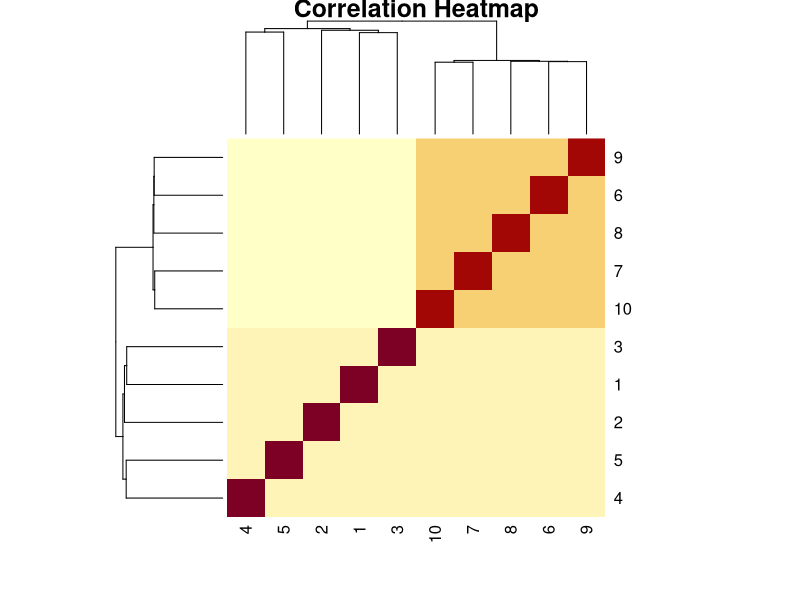
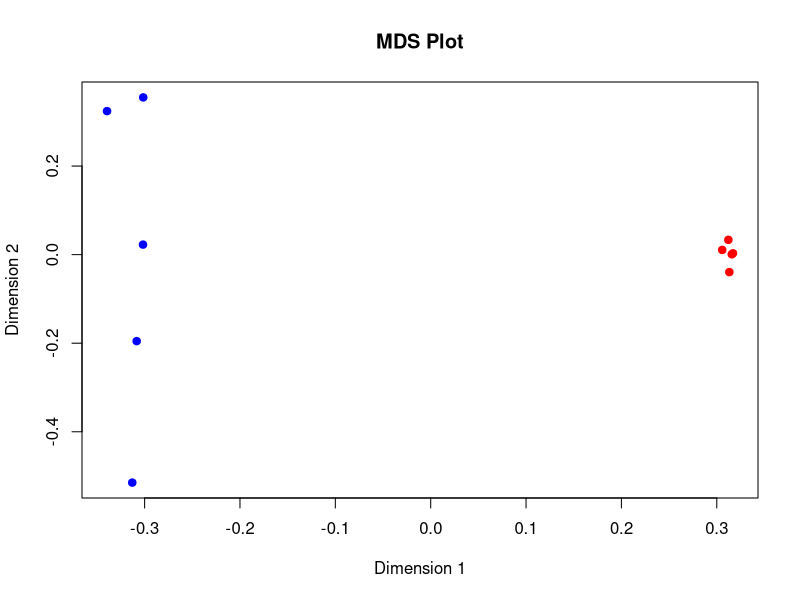
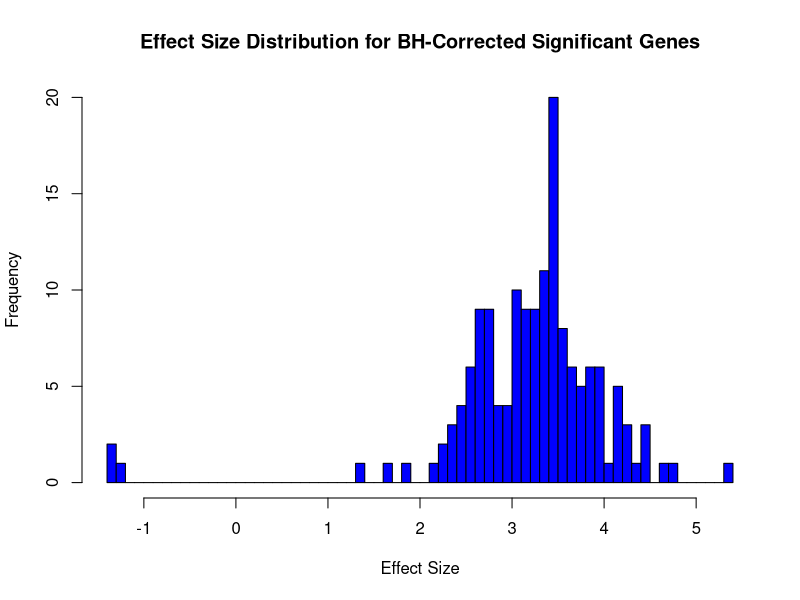

These charts were generated, in order, by the following R code:
# Step 1: Generate random data for healthy samples
set.seed(123) # For reproducibility
healthy <- matrix(rnorm(10000 * 5, mean = 0, sd = 1), nrow = 10000, ncol = 5)

# Step 2: Generate random data for cancer samples
cancer <- matrix(rnorm(10000 * 5, mean = 0, sd = 1), nrow = 10000, ncol = 5)
cancer[1:500, ] <- matrix(rnorm(500 * 5, mean = 3, sd = 1), nrow = 500, ncol = 5)

# Step 3: Combine matrices and create PCA, correlation heatmap, and MDS
combined_data <- cbind(healthy, cancer)

# Calculate correlation matrix manually
cor_matrix <- cor(combined_data)

# Heatmap of correlation matrix
heatmap(cor_matrix, main = "Correlation Heatmap")

# Perform MDS manually
distance_matrix <- as.dist(1 - cor_matrix)
mds <- cmdscale(distance_matrix, eig = TRUE, k = 2)
plot(mds$points, col = rep(c("blue", "red"), each = 5), pch = 19,
     main = "MDS Plot", xlab = "Dimension 1", ylab = "Dimension 2")

# Step 4: Perform t-test for each gene
p_values <- numeric(nrow(healthy))
for (i in 1:nrow(healthy)) {
  t_stat <- (mean(healthy[i, ]) - mean(cancer[i, ])) /
    sqrt(var(healthy[i, ]) / ncol(healthy) + var(cancer[i, ]) / ncol(cancer))
  df <- (var(healthy[i, ]) / ncol(healthy) + var(cancer[i, ]) / ncol(cancer))^2 /
    ((var(healthy[i, ]) / ncol(healthy))^2 / (ncol(healthy) - 1) +
       (var(cancer[i, ]) / ncol(cancer))^2 / (ncol(cancer) - 1))
  p_values[i] <- 2 * pt(-abs(t_stat), df)
}

# Step 5: Significant genes and false discovery rate (FDR)
sig_genes <- which(p_values < 0.05)
num_sig <- length(sig_genes)
true_sig_genes <- intersect(sig_genes, 1:500)
false_discoveries <- length(setdiff(sig_genes, 1:500))
fdr <- false_discoveries / num_sig

# Step 6: FDR threshold with BH correction
ranked_pvalues <- rank(p_values)
adjusted_pvalues_bh <- p_values * length(p_values) / ranked_pvalues
adjusted_pvalues_bh[adjusted_pvalues_bh > 1] <- 1
sig_genes_bh <- which(adjusted_pvalues_bh <= 0.05)
num_sig_bh <- length(sig_genes_bh)
true_false_bh <- length(setdiff(sig_genes_bh, 1:500)) / num_sig_bh

# Step 7: Bonferroni correction
adjusted_pvalues_bonf <- p_values * length(p_values)
adjusted_pvalues_bonf[adjusted_pvalues_bonf > 1] <- 1
sig_genes_bonf <- which(adjusted_pvalues_bonf <= 0.05)
num_sig_bonf <- length(sig_genes_bonf)
true_false_bonf <- length(setdiff(sig_genes_bonf, 1:500)) / num_sig_bonf

# Step 8: Distribution of effect sizes for BH correction
effect_sizes <- rowMeans(cancer) - rowMeans(healthy)
effect_sizes_sig <- effect_sizes[sig_genes_bh]
hist(effect_sizes_sig, breaks = 50, col = "blue", main = "Effect Size Distribution for BH-Corrected Significant Genes",
     xlab = "Effect Size", ylab = "Frequency")

# Step 9: Reproducibility
set.seed(321)
healthy2 <- matrix(rnorm(10000 * 5, mean = 0, sd = 1), nrow = 10000, ncol = 5)
cancer2 <- matrix(rnorm(10000 * 5, mean = 0, sd = 1), nrow = 10000, ncol = 5)
cancer2[1:500, ] <- matrix(rnorm(500 * 5, mean = 3, sd = 1), nrow = 500, ncol = 5)

p_values2 <- numeric(nrow(healthy2))
for (i in 1:nrow(healthy2)) {
  t_stat <- (mean(healthy2[i, ]) - mean(cancer2[i, ])) /
    sqrt(var(healthy2[i, ]) / ncol(healthy2) + var(cancer2[i, ]) / ncol(cancer2))
  df <- (var(healthy2[i, ]) / ncol(healthy2) + var(cancer2[i, ]) / ncol(cancer2))^2 /
    ((var(healthy2[i, ]) / ncol(healthy2))^2 / (ncol(healthy2) - 1) +
       (var(cancer2[i, ]) / ncol(cancer2))^2 / (ncol(cancer2) - 1))
  p_values2[i] <- 2 * pt(-abs(t_stat), df)
}

adjusted_pvalues2_bh <- p_values2 * length(p_values2) / rank(p_values2)
adjusted_pvalues2_bh[adjusted_pvalues2_bh > 1] <- 1
sig_genes2_bh <- which(adjusted_pvalues2_bh <= 0.05)

# Reproducibility
reproducibility <- length(intersect(sig_genes_bh, sig_genes2_bh)) / length(sig_genes_bh)

# Print results
list(
  SignificantGenesAt05 = num_sig,
  FDR = fdr,
  SignificantGenesBH = num_sig_bh,
  TrueFalseBH = true_false_bh,
  SignificantGenesBonf = num_sig_bonf,
  TrueFalseBonf = true_false_bonf,
  Reproducibility = reproducibility
)
